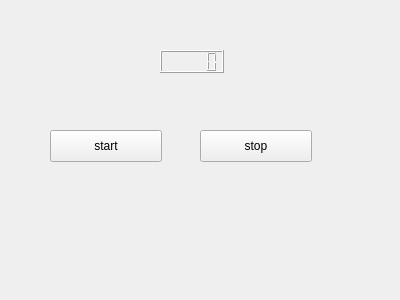
<?xml version="1.0" encoding="UTF-8"?>
<ui version="4.0">
 <class>Widget</class>
 <widget class="QWidget" name="Widget">
  <property name="geometry">
   <rect>
    <x>0</x>
    <y>0</y>
    <width>400</width>
    <height>300</height>
   </rect>
  </property>
  <property name="windowTitle">
   <string>Widget</string>
  </property>
  <widget class="QLCDNumber" name="lcdNumber">
   <property name="geometry">
    <rect>
     <x>160</x>
     <y>50</y>
     <width>64</width>
     <height>23</height>
    </rect>
   </property>
  </widget>
  <widget class="QPushButton" name="pushButton">
   <property name="geometry">
    <rect>
     <x>50</x>
     <y>130</y>
     <width>112</width>
     <height>32</height>
    </rect>
   </property>
   <property name="text">
    <string>start</string>
   </property>
  </widget>
  <widget class="QPushButton" name="pushButton_2">
   <property name="geometry">
    <rect>
     <x>200</x>
     <y>130</y>
     <width>112</width>
     <height>32</height>
    </rect>
   </property>
   <property name="text">
    <string>stop</string>
   </property>
  </widget>
 </widget>
 <layoutdefault spacing="6" margin="11"/>
 <resources/>
 <connections/>
</ui>
